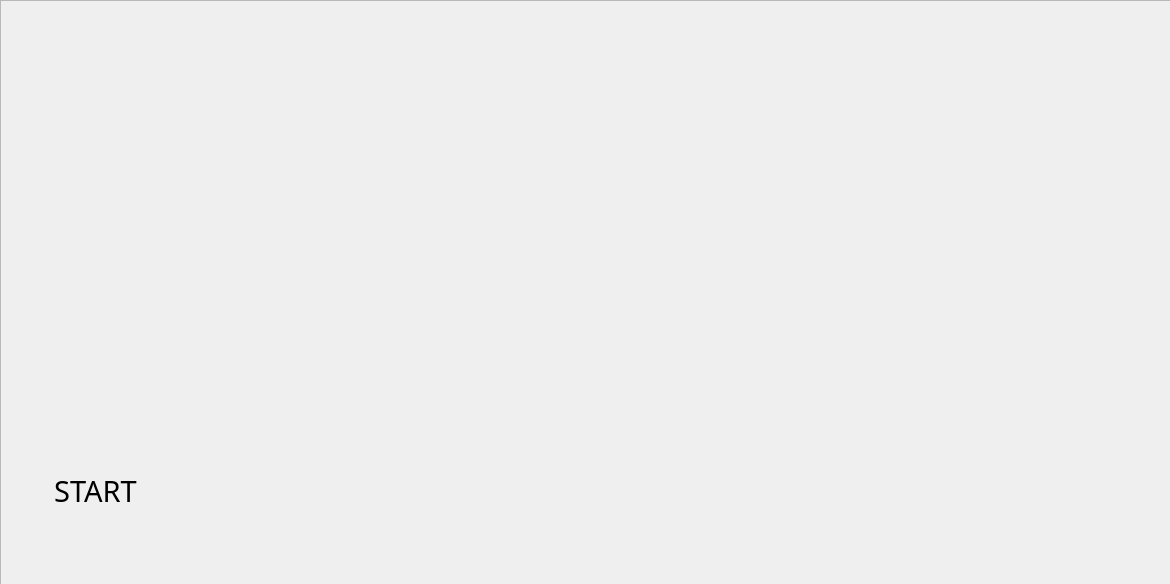
<?xml version="1.0" encoding="UTF-8"?>
<ui version="4.0">
 <class>VinciPark</class>
 <widget class="QDialog" name="VinciPark">
  <property name="enabled">
   <bool>true</bool>
  </property>
  <property name="geometry">
   <rect>
    <x>0</x>
    <y>0</y>
    <width>1170</width>
    <height>584</height>
   </rect>
  </property>
  <property name="windowTitle">
   <string>VinciPark</string>
  </property>
  <widget class="QLabel" name="fondacceuil">
   <property name="geometry">
    <rect>
     <x>0</x>
     <y>0</y>
     <width>1171</width>
     <height>591</height>
    </rect>
   </property>
   <property name="text">
    <string/>
   </property>
   <property name="pixmap">
    <pixmap resource="../../Pictures/sary.qrc">:/newPrefix/parking-427955_1920.jpg</pixmap>
   </property>
   <property name="scaledContents">
    <bool>true</bool>
   </property>
  </widget>
  <widget class="QLabel" name="parklogo">
   <property name="geometry">
    <rect>
     <x>10</x>
     <y>10</y>
     <width>181</width>
     <height>241</height>
    </rect>
   </property>
   <property name="text">
    <string/>
   </property>
   <property name="pixmap">
    <pixmap resource="../../Pictures/sary.qrc">:/newPrefix/vinci.jpg</pixmap>
   </property>
   <property name="scaledContents">
    <bool>true</bool>
   </property>
   <property name="buddy">
    <cstring>parklogo</cstring>
   </property>
  </widget>
  <widget class="QPushButton" name="pushButton">
   <property name="enabled">
    <bool>true</bool>
   </property>
   <property name="geometry">
    <rect>
     <x>20</x>
     <y>460</y>
     <width>151</width>
     <height>61</height>
    </rect>
   </property>
   <property name="font">
    <font>
     <family>Yu Gothic Light</family>
     <pointsize>22</pointsize>
     <weight>50</weight>
     <bold>false</bold>
    </font>
   </property>
   <property name="acceptDrops">
    <bool>false</bool>
   </property>
   <property name="autoFillBackground">
    <bool>false</bool>
   </property>
   <property name="inputMethodHints">
    <set>Qt::ImhNone</set>
   </property>
   <property name="text">
    <string>START</string>
   </property>
   <property name="iconSize">
    <size>
     <width>16</width>
     <height>16</height>
    </size>
   </property>
   <property name="checkable">
    <bool>false</bool>
   </property>
   <property name="autoRepeat">
    <bool>false</bool>
   </property>
   <property name="default">
    <bool>true</bool>
   </property>
   <property name="flat">
    <bool>true</bool>
   </property>
  </widget>
  <widget class="QLabel" name="fondstart">
   <property name="geometry">
    <rect>
     <x>10</x>
     <y>460</y>
     <width>171</width>
     <height>61</height>
    </rect>
   </property>
   <property name="text">
    <string/>
   </property>
   <property name="pixmap">
    <pixmap resource="../../Pictures/sary.qrc">:/newPrefix/expences-button-png-hi.png</pixmap>
   </property>
   <property name="scaledContents">
    <bool>true</bool>
   </property>
  </widget>
  <widget class="QFrame" name="parking">
   <property name="geometry">
    <rect>
     <x>0</x>
     <y>0</y>
     <width>1171</width>
     <height>591</height>
    </rect>
   </property>
   <property name="styleSheet">
    <string notr="true"/>
   </property>
   <property name="frameShape">
    <enum>QFrame::StyledPanel</enum>
   </property>
   <property name="frameShadow">
    <enum>QFrame::Raised</enum>
   </property>
   <widget class="QLabel" name="fondparking">
    <property name="enabled">
     <bool>true</bool>
    </property>
    <property name="geometry">
     <rect>
      <x>0</x>
      <y>0</y>
      <width>1171</width>
      <height>591</height>
     </rect>
    </property>
    <property name="styleSheet">
     <string notr="true"/>
    </property>
    <property name="text">
     <string/>
    </property>
    <property name="pixmap">
     <pixmap resource="../../Pictures/sary.qrc">:/newPrefix/de.jpg</pixmap>
    </property>
    <property name="scaledContents">
     <bool>true</bool>
    </property>
   </widget>
   <widget class="QLabel" name="voiture1">
    <property name="enabled">
     <bool>true</bool>
    </property>
    <property name="geometry">
     <rect>
      <x>120</x>
      <y>50</y>
      <width>241</width>
      <height>411</height>
     </rect>
    </property>
    <property name="text">
     <string/>
    </property>
    <property name="pixmap">
     <pixmap resource="../../Pictures/sary.qrc">:/newPrefix/voiture.png</pixmap>
    </property>
    <property name="scaledContents">
     <bool>true</bool>
    </property>
   </widget>
   <widget class="QLabel" name="voiture2">
    <property name="geometry">
     <rect>
      <x>480</x>
      <y>50</y>
      <width>241</width>
      <height>411</height>
     </rect>
    </property>
    <property name="styleSheet">
     <string notr="true"/>
    </property>
    <property name="text">
     <string/>
    </property>
    <property name="pixmap">
     <pixmap resource="../../Pictures/sary.qrc">:/newPrefix/voiture.png</pixmap>
    </property>
    <property name="scaledContents">
     <bool>true</bool>
    </property>
   </widget>
   <widget class="QLabel" name="voiture3">
    <property name="enabled">
     <bool>true</bool>
    </property>
    <property name="geometry">
     <rect>
      <x>820</x>
      <y>50</y>
      <width>241</width>
      <height>411</height>
     </rect>
    </property>
    <property name="text">
     <string/>
    </property>
    <property name="pixmap">
     <pixmap resource="../../Pictures/sary.qrc">:/newPrefix/voiture.png</pixmap>
    </property>
    <property name="scaledContents">
     <bool>true</bool>
    </property>
   </widget>
   <zorder>fondparking</zorder>
   <zorder>voiture1</zorder>
   <zorder>voiture3</zorder>
   <zorder>voiture2</zorder>
  </widget>
  <zorder>fondacceuil</zorder>
  <zorder>parklogo</zorder>
  <zorder>fondstart</zorder>
  <zorder>pushButton</zorder>
  <zorder>parking</zorder>
 </widget>
 <tabstops>
  <tabstop>pushButton</tabstop>
 </tabstops>
 <resources>
  <include location="../../Pictures/sary.qrc"/>
 </resources>
 <connections/>
</ui>
